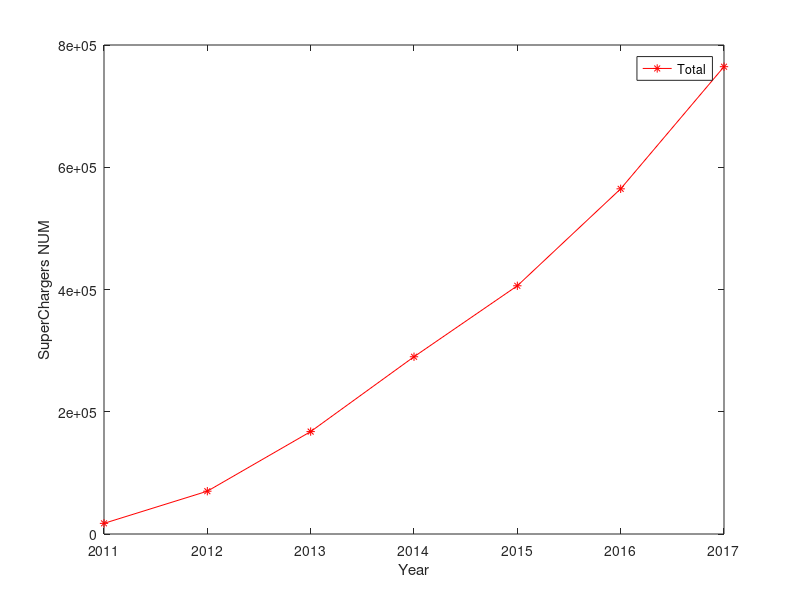

Source code (MATLAB):
a = [17425 , 52607 , 97507 ,122438 , 116099 , 158614 , 199826];
b = cumsum(a);
s = [3,7,50,149,262,362,509];
x=1:7;
plot(x,b,'r-*');
ylabel('SuperChargers NUM');
xlabel('Year');
set(gca,'xtick',[1:7]);
set(gca,'xticklabel',['2011';'2012';'2013';'2014';'2015';'2016';'2017'])
legend('Total');

c=zeros(1,7);
for p = 1:7 
    c(p)= a(p) / b(p);
end
